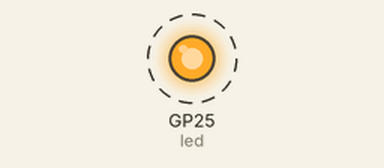
The program below on a simulated Raspberry Pi Pico running MicroPython. On the bench: output pins drawn as LEDs (lit = HIGH). Dashed ring = blinking. What the program prints to the serial console is not drawn. At 5.5 s the program stops and its outputs stay as they are.

Above: at 0.2 s.
Timing chart, 0 to 3.0 s (numbered marks = the images above):
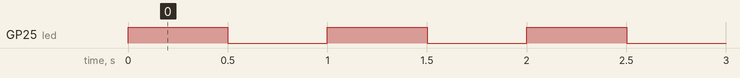

The program:

blink.py
```python
import time
from machine import Pin

# Set up the internal LED pin as an output
led = Pin("LED", Pin.OUT)

n = 0

# Loop forever to blink the light
while True:
    led.toggle()  # Switch the LED on if off, or off if on
    print(f"{n}. Hello Bink!")
    time.sleep(0.5)  # Wait half a second

    n += 1
    if (n > 10): break

# finally make the led off
led.off()
```

Measured:
- by itself, GP25 (led): alternates HIGH for 0.50 s and LOW for 0.50 s, 12 changes in all, then stays LOW
